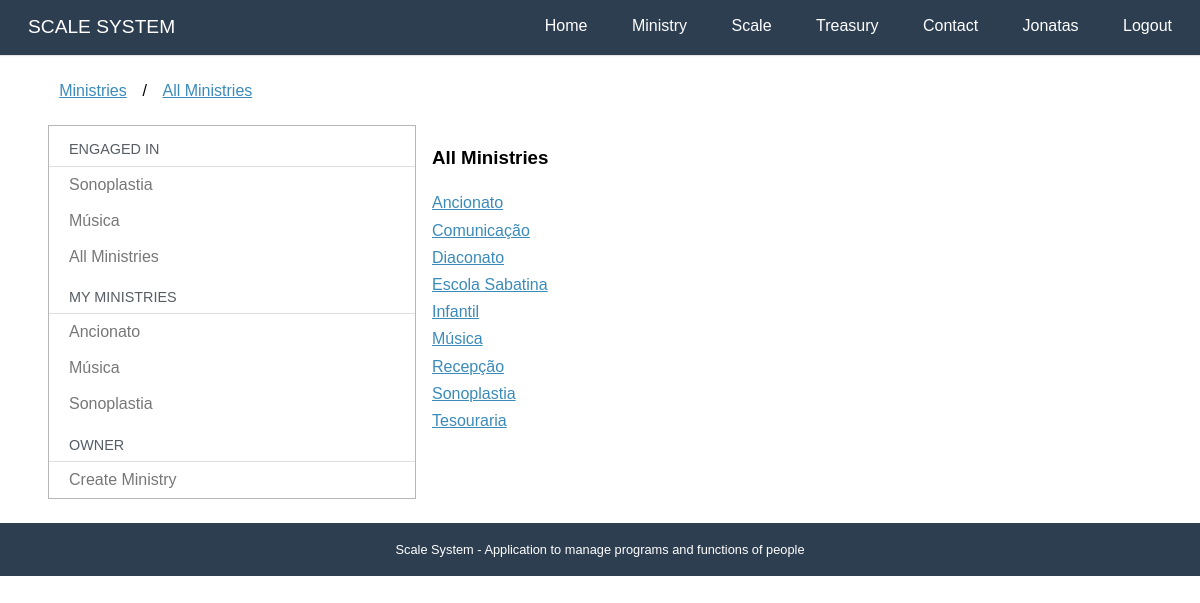
The page /ministries/all (signed in) on the database as committed earlier.
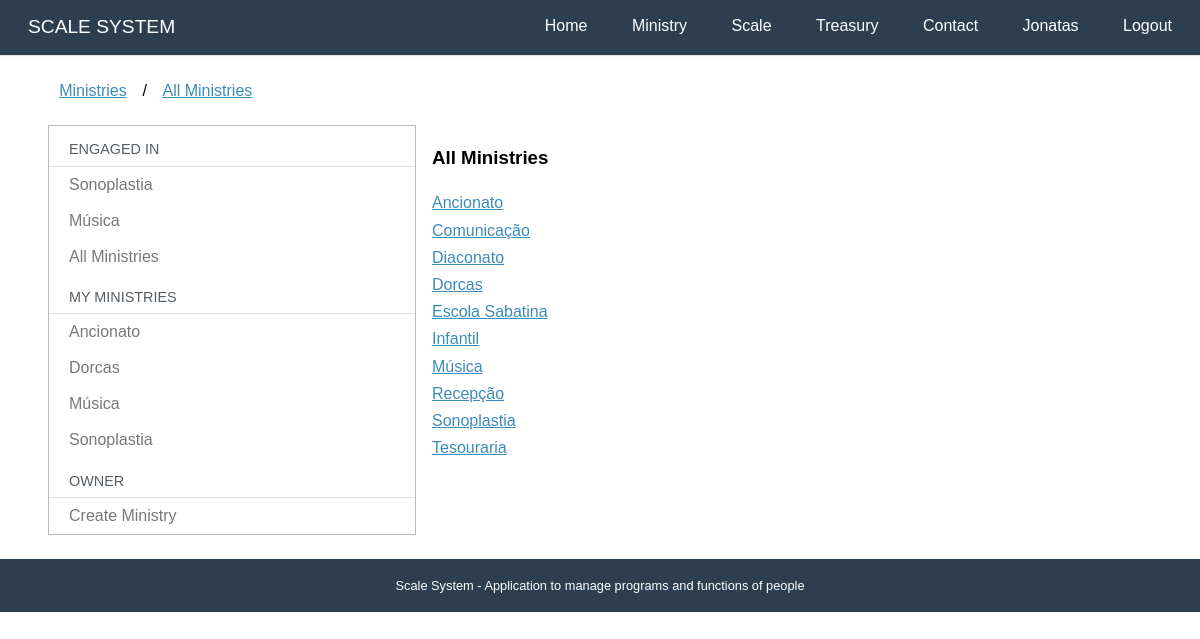
The same page on the database as committed later.
### ministries/models.py (models this page shows, shortened)
class Ministry (models.Model):
    name = models.CharField(_("Name"), max_length=50)
    slug = models.SlugField(_("Slug"))
    code = models.SlugField(_("Code"), blank=True) # sistema da tesouraria
    created_at = models.DateTimeField(_("Created at"), auto_now_add=True)
    updated_at = models.DateTimeField(_('Updated at'), auto_now=True)
    leader = models.ManyToManyField("accounts.User",blank=True, verbose_name=_("Leadership"))
    objects = MinistryManager()
    def __str__(self):
        return self.name
    class Meta:
        verbose_name = _("Ministry")
        verbose_name_plural = _("Ministries")
        ordering = ['name']

### ministries/views.py (the view)
# urls.py: path('all', views.all,  name='all'),
@login_required
def all(request):
    template_name = 'ministries/all.html'
    context = {}
    context['my_engaged'] = utils.my_engaged(request.user)
    context['my_ministries'] = utils.my_ministries(request.user)
    context['ministries'] = Ministry.objects.all()
    return render(request, template_name, context)

### accounts/models.py (called while the page is built)
    def __str__(self):
        return self.name or self.username

    def get_full_name(self):
        return str(self)

    def get_first_name(self):
        return self.get_full_name().split()[0]

### ministries/utils.py (called while the page is built)
def my_engaged(user):
    def m(x):
        return [x.ministry]
    def r(x,a):
        if x not in a:
            a.append(x[0])
        return a
    functions = Function.objects.filter(people = user)
    return reduce(r,map(m,functions))

def my_ministries(user):
     return Ministry.objects.filter(leader=user)

### ministries/templates/ministries/all.html
{% extends "ministries/dashboard.html" %}
{% load i18n %}
{% block breadcrumb %}
{{ block.super }}
<li>/</li>
<li><a href="{% url 'ministries:all' %}">{% translate "All Ministries" %}</a></li>
{% endblock %}
{% block dashboard_content %}
<h3>{% translate "All Ministries" %}</h3>
{% if ministries %}
<p>
        {% for min in ministries %}
        <a href="{% url 'ministries:description' min.slug %}">{{min}}</a><br>
        {% endfor %}
</p>
{% endif %}
{% endblock %}

### ministries/templates/ministries/dashboard.html (shortened to what this page needs)
{% extends "base.html" %}
{% load i18n %}
{% block content %}
<div class="pure-g-r content-ribbon">
    <div class="pure-u-1">
        <ul class="breadcrumb">
            {% block breadcrumb %}
            <li><a href="{% url 'ministries:dashboard' %}">{% translate "Ministries" %}</a></li>
            {% endblock %}
        </ul>
    </div>
    <div class="pure-u-1-3">
        <div class="pure-menu pure-menu-open">
            <a class="pure-menu-heading">{% translate "Engaged in" %}</a>
            <ul>
                {% if my_engaged %}
                {% for min in my_engaged %}
                <li><a href="{% url 'ministries:description' min.slug %}">{{min}}</a></li>
                {% endfor %}
                {% else %}
                {% translate "You are engaged in no Ministries" %}
                {% endif %}
                <li><a href="{% url 'ministries:all'%}">{% translate "All Ministries" %}</a></li>
                <li class="pure-menu-heading">{% translate "My ministries" %}</li>
                {% if my_ministries %}
                {% for min in my_ministries %}
                <li><a href="{% url 'ministries:description' min.slug %}">{{min}}</a></li>
                {% endfor %}
                {% else %}
                {% translate "You are engaged in no Ministries" %}
                {% endif %}
                <li class="pure-menu-heading">{% translate "Owner" %}</li>
                <li><a href="{% url 'ministries:register' %}">{% translate "Create Ministry" %}</a></li>
            </ul>
        </div>
    </div>
    <div class="pure-u-2-3">
        <div class="inner">
            {% block dashboard_content %}{% endblock %}
        </div>
    </div>
</div>
{% endblock %}

Rows that differ between the two databases and show on the page:
added Ministry: name "Dorcas"
